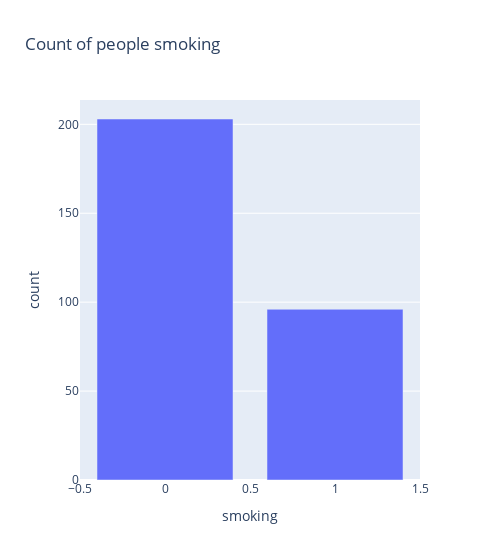

The code cell stored with this chart in its notebook:
### Code cell
fig = px.bar(ds, x='smoking', y="count", title="Count of people smoking", width=500)
fig.show()

### Figure 1 — Plotly figure (JSON) as saved in the notebook; plotly's stock layout.template omitted (floating-point values rounded to 4 significant figures)
{"data": [{"alignmentgroup": "True", "hovertemplate": "smoking=%{x}<br>count=%{y}<extra></extra>", "legendgroup": "", "marker": {"color": "#636efa"}, "name": "", "offsetgroup": "", "orientation": "v", "showlegend": false, "textposition": "auto", "type": "bar", "x": [0, 1], "xaxis": "x", "y": [203, 96], "yaxis": "y"}], "layout": {"barmode": "relative", "legend": {"tracegroupgap": 0}, "title": {"text": "Count of people smoking"}, "width": 500, "xaxis": {"anchor": "y", "domain": [0, 1], "title": {"text": "smoking"}}, "yaxis": {"anchor": "x", "domain": [0, 1], "title": {"text": "count"}}}}
